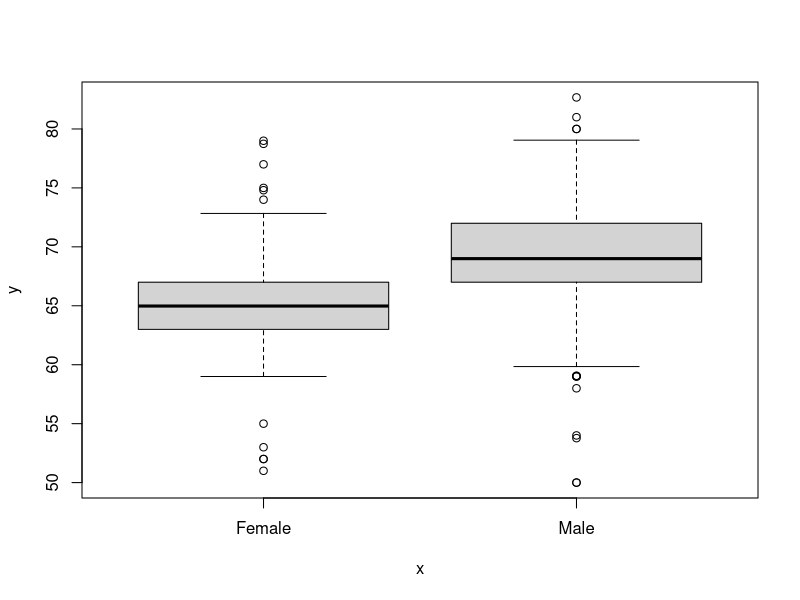

This figure's R source:
# Load the data and libraries -----------------------------------------------------

library(tidyverse)
library(dplyr)
library(dslabs)
data(heights)
options(digits = 3)

# Data Exploration ----------------------------------------------------------------
str(heights)
head(heights)
summary(heights)
table(is.na(heights))
table(heights$sex)
plot(heights$sex, heights$height)
